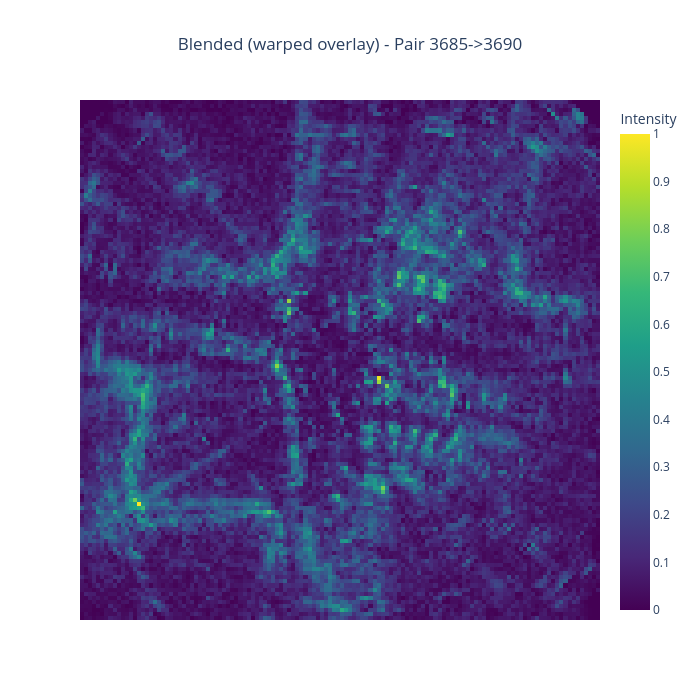

Here is the notebook cell this chart was saved with:
### Code cell
if img1 is not None and img2 is not None and meta_df is not None:
    fig2 = go.Figure(data=go.Heatmap(
        z=blended_norm,
        colorscale='Viridis',
        showscale=True,
        colorbar_title='Intensity'
    ))
    fig2.update_layout(
        title_text=f'Blended (warped overlay) - Pair {frame1}->{frame2}',
        title_x=0.5,
        height=700,
        width=700,
    )
    fig2.update_xaxes(showticklabels=False, showgrid=False)
    fig2.update_yaxes(showticklabels=False, showgrid=False)
    fig.update_yaxes(scaleratio=1)
    fig2.show()
else:
    print('Cannot display: missing data files.')

### Figure 1 — Plotly figure (JSON) as saved in the notebook; plotly's stock layout.template omitted (floating-point values rounded to 4 significant figures; data arrays with more than 128 entries replaced by an {"elided": "..."} marker saying what was removed)
{"data": [{"colorbar": {"title": {"text": "Intensity"}}, "colorscale": [[0, "#440154"], [0.1111, "#482878"], [0.2222, "#3e4989"], [0.3333, "#31688e"], [0.4444, "#26828e"], [0.5556, "#1f9e89"], [0.6667, "#35b779"], [0.7778, "#6ece58"], [0.8889, "#b5de2b"], [1, "#fde725"]], "showscale": true, "type": "heatmap", "z": {"elided": "128x128 float values"}}], "layout": {"height": 700, "title": {"text": "Blended (warped overlay) - Pair 3685->3690", "x": 0.5}, "width": 700, "xaxis": {"showgrid": false, "showticklabels": false}, "yaxis": {"showgrid": false, "showticklabels": false}}}
